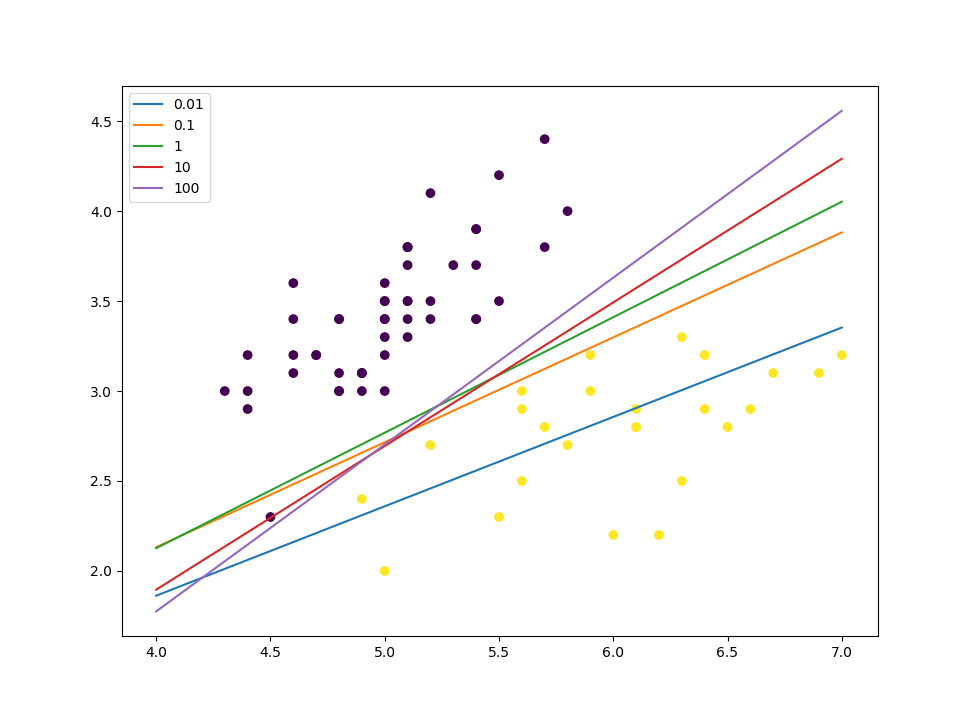

The Python source for this figure:
from sklearn import datasets,svm
from matplotlib import pyplot as plt
import numpy as np
iris = datasets.load_iris()
X,Y = iris.data[:,0:2],iris.target
X_train,X_test,Y_train,Y_test = X[:75],X[75:],Y[:75],Y[75:]
ref = list(np.linspace(4,7,100))
plt.scatter(X_train[:,0],X_train[:,1],c=Y_train)
for p in range(5):
    vm = svm.LinearSVC(C=10**(p-2))
    vm.fit(X_train,Y_train)
    b,a = list(vm.coef_[0]),vm.intercept_[0]
    plt.plot(ref,[-b[0]*x/b[1]-a/b[1] for x in ref],
        label=str(10**(p-2)))
plt.legend()
plt.show()
    
